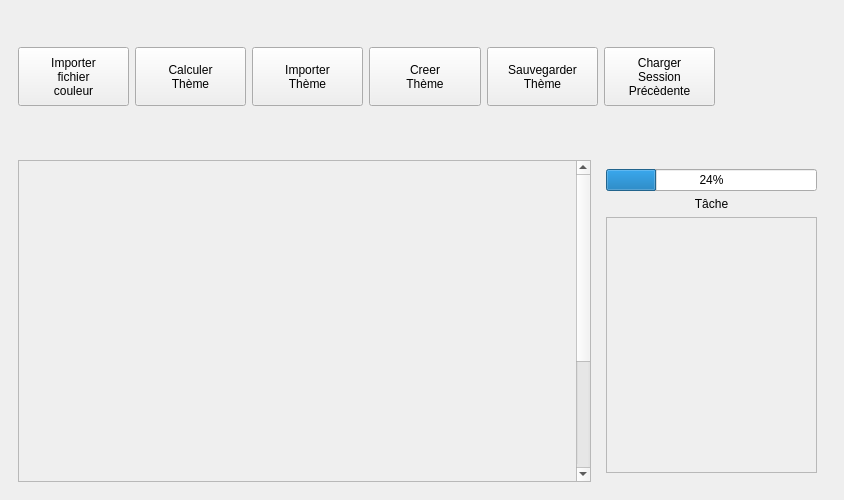
<?xml version="1.0" encoding="UTF-8"?>
<ui version="4.0">
 <class>MainWindow</class>
 <widget class="QMainWindow" name="MainWindow">
  <property name="geometry">
   <rect>
    <x>0</x>
    <y>0</y>
    <width>844</width>
    <height>500</height>
   </rect>
  </property>
  <property name="sizePolicy">
   <sizepolicy hsizetype="Preferred" vsizetype="Preferred">
    <horstretch>0</horstretch>
    <verstretch>0</verstretch>
   </sizepolicy>
  </property>
  <property name="minimumSize">
   <size>
    <width>0</width>
    <height>0</height>
   </size>
  </property>
  <property name="windowTitle">
   <string>MainWindow</string>
  </property>
  <widget class="QWidget" name="centralwidget">
   <property name="sizePolicy">
    <sizepolicy hsizetype="Preferred" vsizetype="Preferred">
     <horstretch>0</horstretch>
     <verstretch>0</verstretch>
    </sizepolicy>
   </property>
   <property name="minimumSize">
    <size>
     <width>0</width>
     <height>0</height>
    </size>
   </property>
   <layout class="QVBoxLayout" name="verticalLayout" stretch="2,5">
    <item>
     <widget class="QWidget" name="Top" native="true">
      <layout class="QHBoxLayout" name="horizontalLayout_2" stretch="3,3,3,3,3,3,3">
       <property name="sizeConstraint">
        <enum>QLayout::SetNoConstraint</enum>
       </property>
       <item>
        <widget class="QPushButton" name="Import_Color_File">
         <property name="sizePolicy">
          <sizepolicy hsizetype="Minimum" vsizetype="Fixed">
           <horstretch>0</horstretch>
           <verstretch>0</verstretch>
          </sizepolicy>
         </property>
         <property name="minimumSize">
          <size>
           <width>0</width>
           <height>0</height>
          </size>
         </property>
         <property name="maximumSize">
          <size>
           <width>16777215</width>
           <height>59</height>
          </size>
         </property>
         <property name="baseSize">
          <size>
           <width>0</width>
           <height>0</height>
          </size>
         </property>
         <property name="text">
          <string>Importer
fichier
couleur</string>
         </property>
        </widget>
       </item>
       <item>
        <widget class="QPushButton" name="Calc_Theme">
         <property name="maximumSize">
          <size>
           <width>16777215</width>
           <height>59</height>
          </size>
         </property>
         <property name="text">
          <string>Calculer
Thème</string>
         </property>
        </widget>
       </item>
       <item>
        <widget class="QPushButton" name="Import_Theme">
         <property name="maximumSize">
          <size>
           <width>16777215</width>
           <height>59</height>
          </size>
         </property>
         <property name="text">
          <string>Importer
Thème</string>
         </property>
        </widget>
       </item>
       <item>
        <widget class="QPushButton" name="Create_Theme">
         <property name="maximumSize">
          <size>
           <width>16777215</width>
           <height>59</height>
          </size>
         </property>
         <property name="text">
          <string>Creer
Thème</string>
         </property>
        </widget>
       </item>
       <item>
        <widget class="QPushButton" name="Save_Theme">
         <property name="maximumSize">
          <size>
           <width>16777215</width>
           <height>59</height>
          </size>
         </property>
         <property name="text">
          <string>Sauvegarder
Thème</string>
         </property>
        </widget>
       </item>
       <item>
        <widget class="QPushButton" name="Last_Session">
         <property name="maximumSize">
          <size>
           <width>16777215</width>
           <height>59</height>
          </size>
         </property>
         <property name="text">
          <string>Charger 
Session 
Précèdente</string>
         </property>
        </widget>
       </item>
       <item>
        <spacer name="horizontalSpacer">
         <property name="orientation">
          <enum>Qt::Horizontal</enum>
         </property>
         <property name="sizeType">
          <enum>QSizePolicy::Expanding</enum>
         </property>
         <property name="sizeHint" stdset="0">
          <size>
           <width>0</width>
           <height>0</height>
          </size>
         </property>
        </spacer>
       </item>
      </layout>
     </widget>
    </item>
    <item>
     <widget class="QWidget" name="Bottom" native="true">
      <layout class="QHBoxLayout" name="horizontalLayout" stretch="5,2">
       <item>
        <widget class="QScrollArea" name="scrollArea">
         <property name="lineWidth">
          <number>0</number>
         </property>
         <property name="sizeAdjustPolicy">
          <enum>QAbstractScrollArea::AdjustToContents</enum>
         </property>
         <property name="widgetResizable">
          <bool>false</bool>
         </property>
         <widget class="QWidget" name="Themes_list">
          <property name="geometry">
           <rect>
            <x>0</x>
            <y>0</y>
            <width>557</width>
            <height>500</height>
           </rect>
          </property>
          <property name="minimumSize">
           <size>
            <width>300</width>
            <height>300</height>
           </size>
          </property>
          <widget class="QWidget" name="gridLayoutWidget">
           <property name="geometry">
            <rect>
             <x>-10</x>
             <y>0</y>
             <width>571</width>
             <height>321</height>
            </rect>
           </property>
           <layout class="QGridLayout" name="gridLayout">
            <property name="leftMargin">
             <number>5</number>
            </property>
            <property name="topMargin">
             <number>5</number>
            </property>
           </layout>
          </widget>
         </widget>
        </widget>
       </item>
       <item>
        <widget class="QWidget" name="verticalWidget" native="true">
         <layout class="QVBoxLayout" name="verticalLayout_3" stretch="1,3">
          <item>
           <layout class="QVBoxLayout" name="Progress" stretch="5,1">
            <item>
             <widget class="QProgressBar" name="progressBar">
              <property name="value">
               <number>24</number>
              </property>
              <property name="alignment">
               <set>Qt::AlignLeading|Qt::AlignLeft|Qt::AlignVCenter</set>
              </property>
             </widget>
            </item>
            <item>
             <widget class="QLabel" name="label">
              <property name="sizePolicy">
               <sizepolicy hsizetype="Expanding" vsizetype="Fixed">
                <horstretch>0</horstretch>
                <verstretch>0</verstretch>
               </sizepolicy>
              </property>
              <property name="text">
               <string>Tâche</string>
              </property>
              <property name="alignment">
               <set>Qt::AlignCenter</set>
              </property>
             </widget>
            </item>
           </layout>
          </item>
          <item>
           <widget class="QScrollArea" name="scrollArea_2">
            <property name="lineWidth">
             <number>0</number>
            </property>
            <property name="widgetResizable">
             <bool>true</bool>
            </property>
            <widget class="QWidget" name="Msg">
             <property name="geometry">
              <rect>
               <x>0</x>
               <y>0</y>
               <width>209</width>
               <height>221</height>
              </rect>
             </property>
             <widget class="QWidget" name="verticalLayoutWidget">
              <property name="geometry">
               <rect>
                <x>0</x>
                <y>0</y>
                <width>211</width>
                <height>221</height>
               </rect>
              </property>
              <layout class="QVBoxLayout" name="verticalLayout_2"/>
             </widget>
            </widget>
           </widget>
          </item>
         </layout>
        </widget>
       </item>
      </layout>
     </widget>
    </item>
   </layout>
  </widget>
 </widget>
 <resources/>
 <connections/>
</ui>
